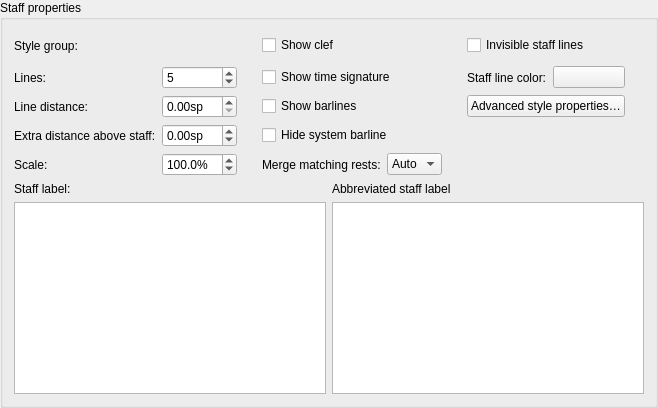
        <widget class="QGroupBox" name="groupStaffProps">
         <property name="sizePolicy">
          <sizepolicy hsizetype="Preferred" vsizetype="Expanding">
           <horstretch>0</horstretch>
           <verstretch>0</verstretch>
          </sizepolicy>
         </property>
         <property name="minimumSize">
          <size>
           <width>0</width>
           <height>0</height>
          </size>
         </property>
         <property name="title">
          <string>Staff properties</string>
         </property>
         <layout class="QGridLayout" name="gridLayout_2">
          <item row="0" column="8">
           <spacer name="horizontalSpacer_8">
            <property name="orientation">
             <enum>Qt::Orientation::Horizontal</enum>
            </property>
            <property name="sizeHint" stdset="0">
             <size>
              <width>13</width>
              <height>13</height>
             </size>
            </property>
           </spacer>
          </item>
          <item row="2" column="6" colspan="2">
           <widget class="QPushButton" name="changeStaffType">
            <property name="text">
             <string>Advanced style properties…</string>
            </property>
           </widget>
          </item>
          <item row="1" column="6">
           <widget class="QLabel" name="labelColor">
            <property name="text">
             <string>Staff line color:</string>
            </property>
            <property name="buddy">
             <cstring>color</cstring>
            </property>
           </widget>
          </item>
          <item row="0" column="2">
           <spacer name="horizontalSpacer_5">
            <property name="orientation">
             <enum>Qt::Orientation::Horizontal</enum>
            </property>
            <property name="sizeHint" stdset="0">
             <size>
              <width>13</width>
              <height>13</height>
             </size>
            </property>
           </spacer>
          </item>
          <item row="3" column="0">
           <widget class="QLabel" name="labelExtraDist">
            <property name="text">
             <string>Extra distance above staff:</string>
            </property>
            <property name="buddy">
             <cstring>spinExtraDistance</cstring>
            </property>
           </widget>
          </item>
          <item row="1" column="7">
           <widget class="Awl::ColorLabel" name="color">
            <property name="focusPolicy">
             <enum>Qt::FocusPolicy::TabFocus</enum>
            </property>
           </widget>
          </item>
          <item row="1" column="0">
           <widget class="QLabel" name="labelNumOfLines">
            <property name="text">
             <string>Lines:</string>
            </property>
            <property name="textFormat">
             <enum>Qt::TextFormat::PlainText</enum>
            </property>
            <property name="buddy">
             <cstring>lines</cstring>
            </property>
           </widget>
          </item>
          <item row="2" column="3" colspan="2">
           <widget class="QCheckBox" name="showBarlines">
            <property name="text">
             <string>Show barlines</string>
            </property>
           </widget>
          </item>
          <item row="0" column="6" colspan="2">
           <widget class="QCheckBox" name="invisible">
            <property name="text">
             <string>Invisible staff lines</string>
            </property>
           </widget>
          </item>
          <item row="0" column="0">
           <widget class="QLabel" name="labelStaffGroup">
            <property name="text">
             <string>Style group:</string>
            </property>
            <property name="buddy">
             <cstring>staffGroupName</cstring>
            </property>
           </widget>
          </item>
          <item row="4" column="1">
           <widget class="QDoubleSpinBox" name="mag">
            <property name="suffix">
             <string notr="true">%</string>
            </property>
            <property name="decimals">
             <number>1</number>
            </property>
            <property name="minimum">
             <double>10.000000000000000</double>
            </property>
            <property name="maximum">
             <double>1000.000000000000000</double>
            </property>
            <property name="value">
             <double>100.000000000000000</double>
            </property>
           </widget>
          </item>
          <item row="3" column="1">
           <widget class="QDoubleSpinBox" name="spinExtraDistance">
            <property name="suffix">
             <string>sp</string>
            </property>
            <property name="minimum">
             <double>-50.000000000000000</double>
            </property>
            <property name="maximum">
             <double>50.000000000000000</double>
            </property>
            <property name="singleStep">
             <double>0.250000000000000</double>
            </property>
           </widget>
          </item>
          <item row="0" column="1">
           <widget class="QLabel" name="staffGroupName"/>
          </item>
          <item row="1" column="3" colspan="2">
           <widget class="QCheckBox" name="showTimesig">
            <property name="text">
             <string>Show time signature</string>
            </property>
           </widget>
          </item>
          <item row="4" column="4">
           <widget class="QComboBox" name="mergeMatchingRests">
            <item>
             <property name="text">
              <string>Auto</string>
             </property>
            </item>
            <item>
             <property name="text">
              <string>On</string>
             </property>
            </item>
            <item>
             <property name="text">
              <string>Off</string>
             </property>
            </item>
           </widget>
          </item>
          <item row="2" column="0">
           <widget class="QLabel" name="labelLineDist">
            <property name="text">
             <string>Line distance:</string>
            </property>
            <property name="buddy">
             <cstring>lineDistance</cstring>
            </property>
           </widget>
          </item>
          <item row="0" column="3" colspan="2">
           <widget class="QCheckBox" name="showClef">
            <property name="text">
             <string>Show clef</string>
            </property>
           </widget>
          </item>
          <item row="3" column="3" colspan="2">
           <widget class="QCheckBox" name="hideSystemBarLine">
            <property name="text">
             <string>Hide system barline</string>
            </property>
           </widget>
          </item>
          <item row="2" column="1">
           <widget class="QDoubleSpinBox" name="lineDistance">
            <property name="sizePolicy">
             <sizepolicy hsizetype="Preferred" vsizetype="Fixed">
              <horstretch>0</horstretch>
              <verstretch>0</verstretch>
             </sizepolicy>
            </property>
            <property name="suffix">
             <string>sp</string>
            </property>
            <property name="singleStep">
             <double>0.250000000000000</double>
            </property>
           </widget>
          </item>
          <item row="0" column="5">
           <spacer name="horizontalSpacer_6">
            <property name="orientation">
             <enum>Qt::Orientation::Horizontal</enum>
            </property>
            <property name="sizeHint" stdset="0">
             <size>
              <width>13</width>
              <height>29</height>
             </size>
            </property>
           </spacer>
          </item>
          <item row="1" column="1">
           <widget class="QSpinBox" name="lines">
            <property name="minimum">
             <number>1</number>
            </property>
            <property name="maximum">
             <number>14</number>
            </property>
            <property name="value">
             <number>5</number>
            </property>
           </widget>
          </item>
          <item row="4" column="3">
           <widget class="QLabel" name="label_3">
            <property name="minimumSize">
             <size>
              <width>0</width>
              <height>0</height>
             </size>
            </property>
            <property name="text">
             <string>Merge matching rests:</string>
            </property>
           </widget>
          </item>
          <item row="4" column="0">
           <widget class="QLabel" name="label">
            <property name="text">
             <string>Scale:</string>
            </property>
            <property name="buddy">
             <cstring>mag</cstring>
            </property>
           </widget>
          </item>
          <item row="5" column="0" colspan="9">
           <layout class="QGridLayout" name="gridLayout_3">
            <property name="topMargin">
             <number>0</number>
            </property>
            <item row="0" column="0">
             <widget class="QLabel" name="label_2">
              <property name="text">
               <string>Staff label:</string>
              </property>
             </widget>
            </item>
            <item row="0" column="1">
             <widget class="QLabel" name="label_4">
              <property name="text">
               <string>Abbreviated staff label</string>
              </property>
             </widget>
            </item>
            <item row="1" column="0">
             <widget class="QTextEdit" name="longStaffName"/>
            </item>
            <item row="1" column="1">
             <widget class="QTextEdit" name="shortStaffName"/>
            </item>
           </layout>
          </item>
         </layout>
        </widget>
